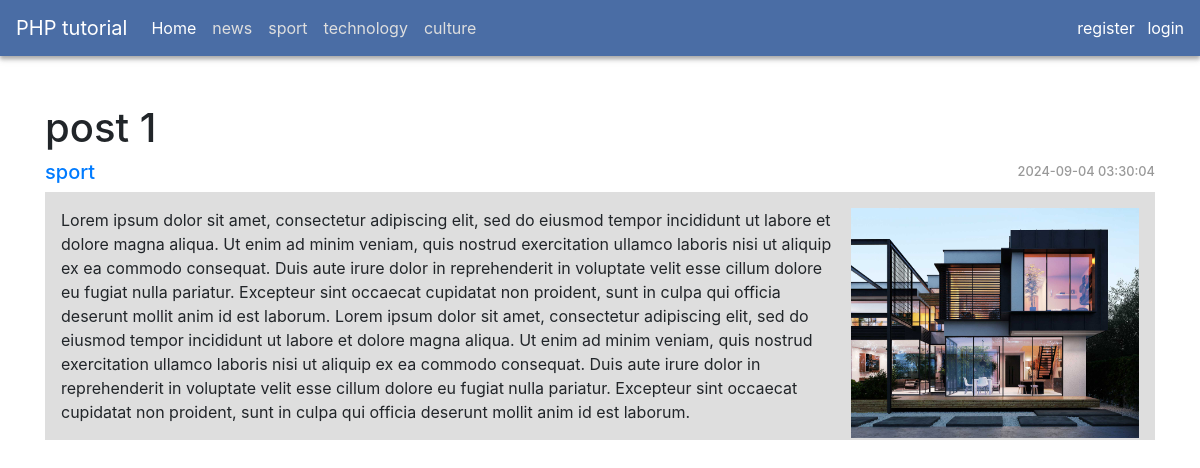
/detail.php?post_id=6, run on the app's committed database.
### tables this page shows
CREATE TABLE `categories` (
  `id` int(11) NOT NULL,
  `name` varchar(255) NOT NULL,
  `created_at` datetime NOT NULL,
  `updated_at` datetime DEFAULT NULL
);

CREATE TABLE `posts` (
  `id` int(11) NOT NULL,
  `title` varchar(255) NOT NULL,
  `body` text NOT NULL,
  `cat_id` int(11) NOT NULL,
  `status` tinyint(4) NOT NULL DEFAULT 10,
  `image` text NOT NULL,
  `created_at` datetime NOT NULL,
  `updated_at` datetime DEFAULT NULL
);

### functions/helpers.php (called while the page is built, shortened)
<?php
function asset($file) {
    return trim(BASE_URL, '/ ') . '/' . trim($file, '/ ');
}
function url($url) {
    return trim(BASE_URL, '/ ') . '/' . trim($url, '/ ');
}

### detail.php (the view, shortened to what this page needs)
<?php
require_once 'functions/helpers.php';
require_once 'functions/pdo_connection.php';
?>
<!DOCTYPE html>
<html lang="en">
<head>
    <link rel="stylesheet" href="<?= asset('assets/css/bootstrap.min.css'); ?>" media="all" type="text/css">
    <link rel="stylesheet" href="<?= asset('assets/css/style.css'); ?>" media="all" type="text/css">
</head>
<body>
<section id="app">
    <?php require_once "layouts/top-nav.php" ?>
    <section class="container my-5">
        <section class="row">
            <section class="col-md-12">
                <?php
                global $connection;
                $query = "
        SELECT
            `php_project`.`posts`.*,
            `php_project`.`categories`.`name` AS `category_name`
        FROM `php_project`.`posts`
        JOIN `php_project`.`categories`
        ON `php_project`.`posts`.`cat_id` = `php_project`.`categories`.`id`
        WHERE `php_project`.`posts`.`id` = ?  AND `php_project`.`posts`.`status` = 10
        ";
                $statement = $connection->prepare($query);
                $statement->execute([$_GET['post_id']]);
                $post = $statement->fetch();
                if ($post !== false) { ?>
                    <h1><?= $post->title; ?></h1>
                    <h5 class="d-flex justify-content-between align-items-center">
                        <a href="<?= url('category.php?cat_id=' . $post->cat_id); ?>">
                            <?= $post->category_name; ?>
                        </a>
                        <span class="date-time"><?= $post->created_at; ?></span>
                    </h5>
                    <article class="bg-article p-3">
                        <img class="float-right mb-2 ml-2" style="width: 18rem;" src="<?= asset($post->image); ?>"
                             alt="">
                        <?= $post->body; ?>
                    </article>
                <?php } else { ?>
                    <section>post not found!</section>
                <?php } ?>
            </section>
        </section>
    </section>
</section>
</body>
</html>

### layouts/top-nav.php (shortened to what this page needs)
<nav class="navbar navbar-expand-lg navbar-dark bg-blue ">
    <a class="navbar-brand " href="<?= url('panel') ?>">PHP tutorial</a>
    <div class="collapse navbar-collapse " id="navbarSupportedContent ">
        <ul class="navbar-nav mr-auto ">
            <li class="nav-item active ">
                <a class="nav-link " href="<?= url('index.php') ?>">Home <span class="sr-only ">(current)</span></a>
            </li>
            <?php
            global $connection;
            $query = "SELECT * FROM `php_project`.`categories`";
            $statement = $connection->prepare($query);
            $statement->execute();
            $categories = $statement->fetchAll();
            foreach ($categories as $category) { ?>
                <li class="nav-item ">
                    <a class="nav-link " href="<?= url('category.php?cat_id=' . $category->id) ?>">
                        <?= $category->name; ?>
                    </a>
                </li>
            <?php } ?>
        </ul>
    </div>
    <section class="d-inline ">
        <?php
        if (!isset($_SESSION['user'])) { ?>
            <a class="text-decoration-none text-white px-2 " href="<?= url('auth/register.php') ?>">register</a>
            <a class="text-decoration-none text-white " href="<?= url('auth/login.php') ?>">login</a>
            <?php
        } else {
            ?>
            <a class="text-decoration-none text-white px-2 " href="<?= url('auth/logout.php') ?>">logout</a>
        <?php } ?>
    </section>
</nav>

### assets/css/style.css (style rules this page uses)
.bg-blue { background-color: rgb(74,109,165); box-shadow: 0px 3px 4px #aaaaaa, 0px 4px 8px #ededed; }
.nav-link { color: #dedede!important; }
.active > .nav-link { color: #ffffff!important; }
.bg-article { background-color: #dedede; }
.date-time { color: #999; font-size: .8rem; }

### data on the page
categories: name "news"
categories: name "sport"
categories: name "technology"
categories: name "culture"
posts: title "post 1", categories.name "sport", created_at "2024-09-04 03:30:04", image (picture), body "Lorem ipsum dolor sit amet, consectetur adipiscing elit, sed do eiusmod tempor incididunt ut labore et dolore magna aliqua. Ut enim ad minim veniam, quis nostrud exercitation ullamco laboris nisi ut aliquip ex ea commodo consequat. Duis aute irure dolor in reprehenderit in voluptate velit esse cillum dolore eu fugiat nulla pariatur. Excepteur sint occaecat cupidatat non proident, sunt in culpa qui officia deserunt mollit anim id est laborum. Lorem ipsum dolor sit amet, consectetur adipiscing elit, sed do eiusmod tempor incididunt ut labore et dolore magna aliqua. Ut enim ad minim veniam, quis nostrud exercitation ullamco laboris nisi ut aliquip ex ea commodo consequat. Duis aute irure dolor…"
